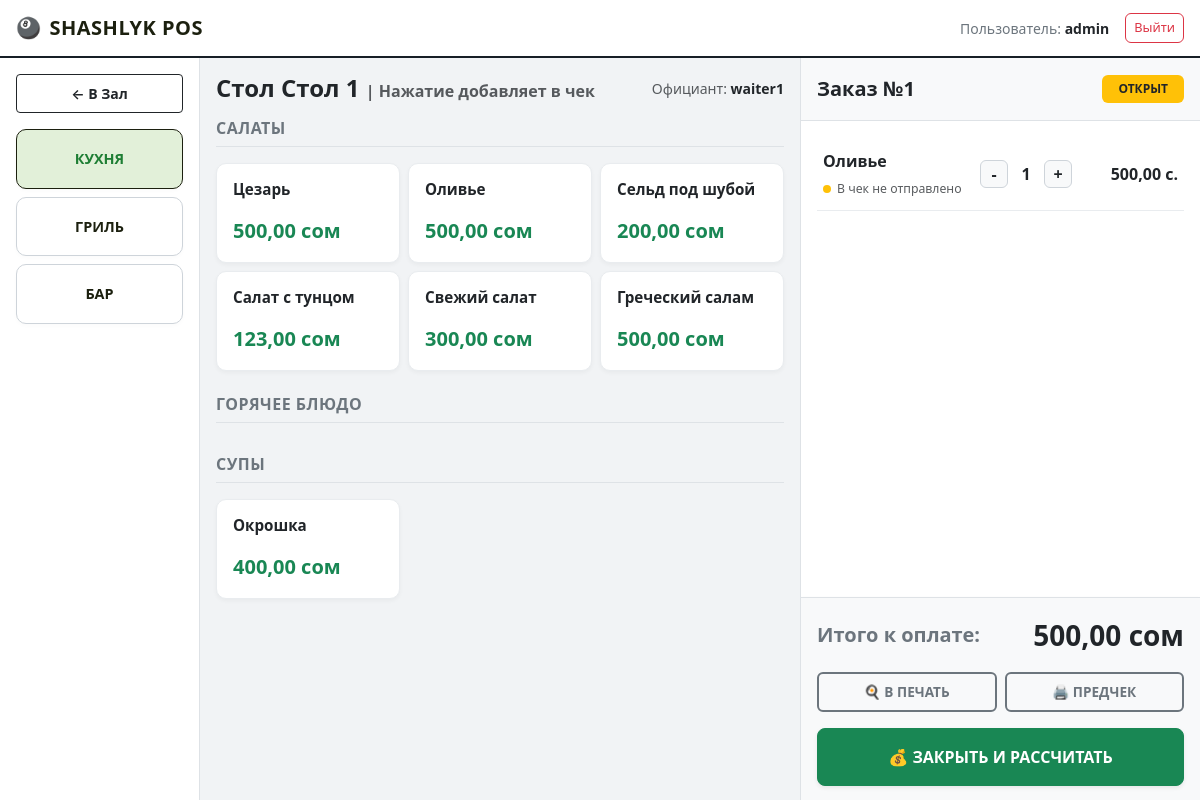
Before: /pos/table/1/ (signed in) with the older database file.
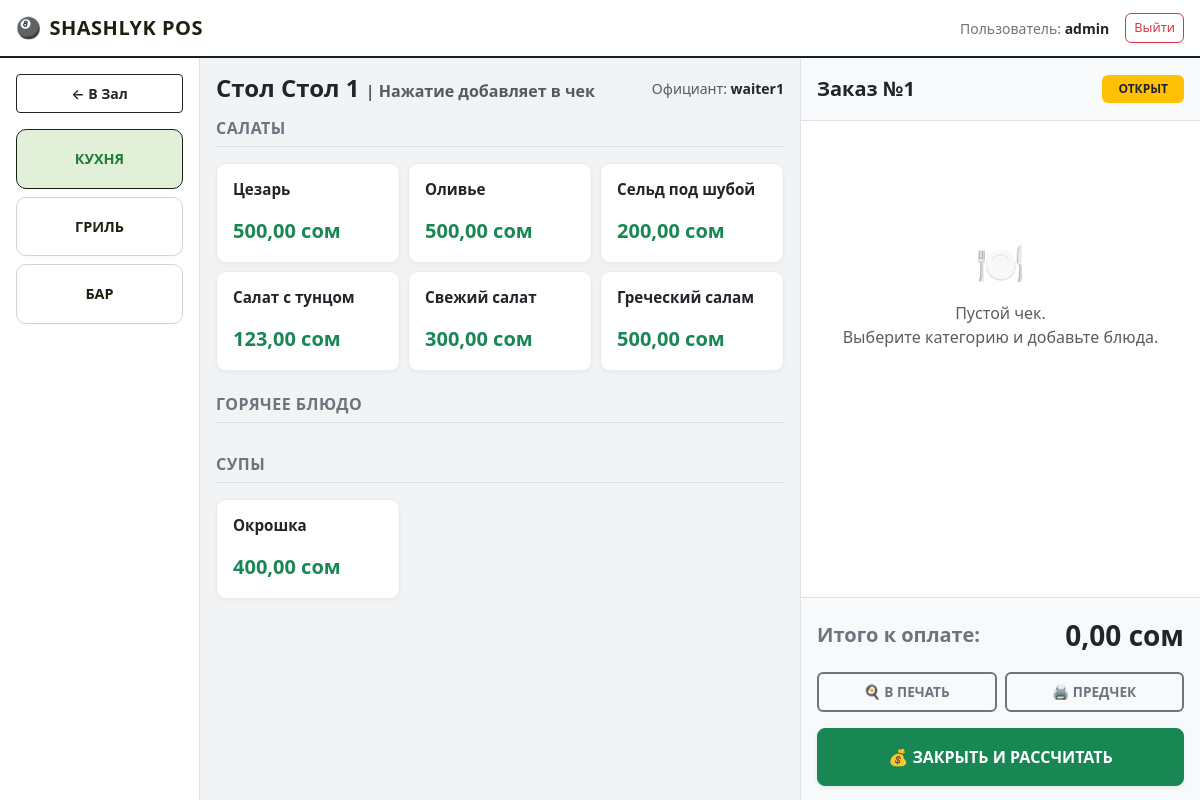
After: the same page with the newer database file.
### menu/models.py (models this page shows, shortened)
class Category(models.Model):
    STATION_CHOICES = (
        ('bar', 'Бар'),
        ('kitchen', 'Кухня'),
        ('grill', 'Гриль'),
    )
    name = models.CharField(max_length=50, unique=True, verbose_name=_("Название категории (напр. Салаты, Напитки)"))
    station = models.CharField(
        max_length=20,
        choices=STATION_CHOICES,
        default='kitchen',
        verbose_name=_("Куда отправлять чек (Цех)")
    )
    class Meta:
        verbose_name = _('Категория меню')
        verbose_name_plural = _('Категории меню')

class Product(models.Model):
    DEPARTMENT_CHOICES = [
        ('grill', '🔥 Мангал / Гриль'),
        ('bar', '🍹 Бар / Напитки'),
        ('kitchen', '🍳 Горячий/Холодный цех'),
    ]
    department = models.CharField(
        max_length=20,
        choices=DEPARTMENT_CHOICES,
        default='kitchen',
        verbose_name="Цех приготовления"
    )
    category = models.ForeignKey(
        Category,
        on_delete=models.PROTECT,
        related_name='products',
        verbose_name=_("Категория")
    )
    name = models.CharField(max_length=100, unique=True, verbose_name=_("Название блюда/товара"))
    price = models.DecimalField(max_digits=10, decimal_places=2, verbose_name=_("Цена продажи"))
    cost_price = models.DecimalField(max_digits=10, decimal_places=2, default=0, verbose_name=_("Цена закупа"))
    stock = models.IntegerField(null=True, blank=True, verbose_name=_("Остаток на складе"))
    is_active = models.BooleanField(default=True, verbose_name=_("Активен (Показывать в меню)"))
    class Meta:
        verbose_name = _('Товар/Блюдо')
        verbose_name_plural = _('Товары и Блюда')

### orders/models.py (models this page shows, shortened)
class OrderItem(models.Model):
    PRINT_STATUS_CHOICES = (
        ('pending', _('Ждет отправки')),   # Waiter is still adding items on the screen
        ('sent', _('Отправлен на печать')), # Ticket was sent to Bar/Kitchen/Grill
        ('ready', _('Готово')),
    )
    order = models.ForeignKey(Order, on_delete=models.CASCADE, related_name='items', verbose_name=_("Заказ"))
    product = models.ForeignKey(Product, on_delete=models.PROTECT, verbose_name=_("Блюдо/Товар"))
    quantity = models.PositiveIntegerField(default=1, verbose_name=_("Кол-во"))
    price_at_order = models.DecimalField(max_digits=10, decimal_places=2, verbose_name=_("Цена при заказе"))
    status = models.CharField(max_length=15, choices=PRINT_STATUS_CHOICES, default='pending', verbose_name=_("Статус печати"))
    comment = models.CharField(max_length=150, blank=True, null=True, verbose_name=_("Комментарий к блюду (напр. без лука)"))
    def get_total_price(self):
        return self.quantity * self.price_at_order
    class Meta:
        verbose_name = _('Элемент заказа')
        verbose_name_plural = _('Элементы заказа')

class Order(models.Model):
    STATUS_CHOICES = (
        ('active', _('Открыт (Обслуживание)')),
        ('closed', _('Оплачен (Закрыт)')),
        ('cancelled', _('Отменен')),
    )
    PAYMENT_METHODS = [
        ('cash', 'Наличные 💵'),
        ('card', 'Карта 💳'),
        ('qr', 'QR-платеж 📱'),
    ]
    payment_method = models.CharField(
        max_length=10,
        choices=PAYMENT_METHODS,
        blank=True,
        null=True,
        verbose_name="Способ оплаты"
    )
    table = models.ForeignKey(Table, on_delete=models.SET_NULL, null=True, blank=True, related_name='orders', verbose_name=_("Стол"))
    waiter = models.ForeignKey(User, on_delete=models.PROTECT, verbose_name=_("Официант"))
    status = models.CharField(max_length=15, choices=STATUS_CHOICES, default='active', verbose_name=_("Статус"))
    created_at = models.DateTimeField(auto_now_add=True, verbose_name=_("Открыт в"))
    closed_at = models.DateTimeField(null=True, blank=True, verbose_name=_("Закрыт в"))
    total_amount = models.DecimalField(max_digits=10, decimal_places=2, default=0, verbose_name=_("Итого к оплате"))
    class Meta:
        verbose_name = _('Счет')
        verbose_name_plural = _('Счета (Чеки)')

### orders/views.py (the view)
# urls.py: path('table/<int:table_id>/', views.order_detail, name='order_detail'),
@login_required
def order_detail(request, table_id):
    table = get_object_or_404(Table, id=table_id)
    order = Order.objects.filter(
        table=table,
        status__in=['draft', 'active']
    ).first()
    if not order:
        order = Order.objects.create(
            table=table,
            waiter=request.user,
            status='draft'  # 🌟 ВАЖНО: создаем как черновик, чтобы зал оставался зеленым!
        )
    order_items = order.items.all()
    menu_categories = Category.objects.all() # или ваша логика категорий
    return render(request, 'orders/order_detail.html', {
        'order': order,
        'table': table,
        'order_items': order_items,
        'menu_categories': menu_categories,
    })

### orders/templates/orders/order_detail.html (shortened to what the changed rows need)
{% extends 'base.html' %}
{% block content %}
<div class="container-fluid poster-container p-0">
    <div class="row g-0 h-100">
        <div class="col-md-6 poster-menu-center p-3 h-100">
            <div class="d-flex justify-content-between align-items-center mb-3">
                <div class="text-end text-muted small">
                    Официант: <strong class="text-dark">{{ order.waiter.username }}</strong>
                </div>
            </div>
            <div class="menu-display-area">
                <div id="panel-kitchen" class="station-panel">
                    {% for category in menu_categories %}
                        {% if category.station == 'kitchen' %}
                            <div class="mb-4">
                                <h6 class="text-uppercase text-secondary fw-bold mb-3 border-bottom pb-2" style="letter-spacing: 0.5px;">{{ category.name }}</h6>
                                <div class="row g-2 row-cols-2 row-cols-sm-3">
                                    {% for product in category.products.all %}
                                        <div class="col">
                                            <button type="button"
                                                    class="btn poster-product-card add-to-order-btn w-100 d-flex flex-column justify-content-between p-3"
                                                    data-url="{% url 'add_item_to_order' order.id product.id %}">
                                                <div class="fw-semibold text-wrap text-start text-dark" style="font-size: 0.95rem; line-height: 1.3;">{{ product.name }}</div>
                                                <div class="fw-bold fs-5 mt-2 text-success">{{ product.price }} сом</div>
                                            </button>
                                        </div>
                                    {% endfor %}
                                </div>
                            </div>
                        {% endif %}
                    {% endfor %}
                </div>
            </div>
        </div>
        <div class="col-md-4 poster-cart-right">
            <div id="receipt-container" class="d-flex flex-column h-100 w-100">
                <div class="cart-header p-3 bg-light d-flex justify-content-between align-items-center border-bottom">
                    <span class="fs-5 fw-bold text-dark">Заказ №{{ order.id }}</span>
                    <span class="badge bg-warning text-dark px-3 py-2 fw-bold">ОТКРЫТ</span>
                </div>
                <div class="cart-items-wrapper p-3">
                    {% for item in order_items|dictsort:"status" %}
                        <div class="cart-item-row d-flex justify-content-between align-items-center">
                            <div style="flex: 1;" class="pe-2">
                                <span class="fw-semibold text-dark">{{ item.product.name }}</span>
                                <div class="small mt-1">
                                    {% if item.status == 'pending' %}
                                        <span class="status-dot bg-warning"></span><span class="text-muted small">В чек не отправлено</span>
                                    {% else %}
                                        <span class="status-dot bg-success"></span><span class="text-success small">Отправлено</span>
                                    {% endif %}
                                </div>
                            </div>
                            <div class="d-flex align-items-center me-3">
                                {% if item.status == 'pending' %}
                                    <form action="{% url 'decrease_item' item.id %}" method="POST" class="m-0">
                                        <button type="submit" class="btn qty-btn">-</button>
                                    </form>
                                    <span class="mx-2 fw-bold text-dark" style="min-width: 20px; text-align: center;">{{ item.quantity }}</span>
                                    <form action="{% url 'increase_item' item.id %}" method="POST" class="m-0">
                                        <button type="submit" class="btn qty-btn">+</button>
                                    </form>
                                {% else %}
                                    <span class="badge bg-secondary text-white px-2 py-1 me-2">x{{ item.quantity }}</span>
                                {% endif %}
                            </div>
                            <div class="text-end" style="min-width: 90px;">
                                {% if item.status == 'pending' %}
                                    <span class="fw-bold text-dark">{{ item.get_total_price }} с.</span>
                                {% endif %}
                            </div>
                        </div>
                    {% empty %}
                        <div class="text-center text-muted my-5 py-5">
                            <span class="fs-1 d-block mb-2">🍽️</span>
                            Пустой чек.<br>Выберите категорию и добавьте блюда.
                        </div>
                    {% endfor %}
                </div>
                <div class="cart-footer p-3 bg-light border-top shadow-sm">
                    <div class="d-flex justify-content-between align-items-center mb-3">
                        <span class="fs-5 fw-bold text-secondary">Итого к оплате:</span>
                        <span class="fs-3 fw-bold text-dark">{{ order.total_amount }} сом</span>
                    </div>
                </div>
            </div>
        </div>
    </div>
</div>
{% endblock %}

Changed rows visible on the page:
removed OrderItem: product.name "Оливье", status "pending" (drawn), quantity "1", get_total_price "500,00"
changed Order "waiter1": total_amount "500,00" → "0,00"
Other visible differences:
text now shown: "🍽️ Пустой чек. Выберите категорию и добавьте блюда."
